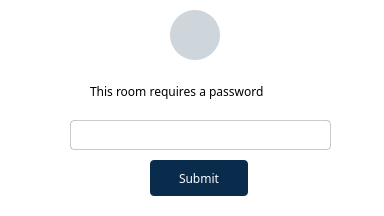
<?xml version="1.0" encoding="UTF-8"?>
<ui version="4.0">
 <class>PasswordDialog</class>
 <widget class="QDialog" name="PasswordDialog">
  <property name="geometry">
   <rect>
    <x>0</x>
    <y>0</y>
    <width>384</width>
    <height>216</height>
   </rect>
  </property>
  <property name="windowTitle">
   <string>Dialog</string>
  </property>
  <property name="styleSheet">
   <string notr="true">background-color: #fff;</string>
  </property>
  <widget class="QWidget" name="lockIcon" native="true">
   <property name="geometry">
    <rect>
     <x>170</x>
     <y>10</y>
     <width>50</width>
     <height>50</height>
    </rect>
   </property>
   <property name="styleSheet">
    <string notr="true">background-color: rgba(9, 44, 76, 0.2);
border-radius: 25px;</string>
   </property>
   <widget class="QLabel" name="label">
    <property name="geometry">
     <rect>
      <x>10</x>
      <y>10</y>
      <width>30</width>
      <height>30</height>
     </rect>
    </property>
    <property name="styleSheet">
     <string notr="true">background-color: none;</string>
    </property>
    <property name="text">
     <string/>
    </property>
    <property name="pixmap">
     <pixmap resource="resource.qrc">:/img/img/lock.svg</pixmap>
    </property>
    <property name="scaledContents">
     <bool>true</bool>
    </property>
   </widget>
  </widget>
  <widget class="QLabel" name="label_2">
   <property name="geometry">
    <rect>
     <x>90</x>
     <y>80</y>
     <width>221</width>
     <height>22</height>
    </rect>
   </property>
   <property name="font">
    <font>
     <family>Source Sans 3</family>
    </font>
   </property>
   <property name="styleSheet">
    <string notr="true">color: #000;</string>
   </property>
   <property name="text">
    <string>This room requires a password</string>
   </property>
  </widget>
  <widget class="QLineEdit" name="passwordLineEdit">
   <property name="geometry">
    <rect>
     <x>70</x>
     <y>120</y>
     <width>261</width>
     <height>30</height>
    </rect>
   </property>
   <property name="styleSheet">
    <string notr="true">border: 1px solid rgba(0,0,0,0.2);
border-radius: 4px;
padding-left: 10px;
</string>
   </property>
   <property name="inputMask">
    <string notr="true"/>
   </property>
   <property name="text">
    <string/>
   </property>
   <property name="echoMode">
    <enum>QLineEdit::Password</enum>
   </property>
   <property name="placeholderText">
    <string/>
   </property>
  </widget>
  <widget class="QPushButton" name="submitPushButton">
   <property name="geometry">
    <rect>
     <x>150</x>
     <y>160</y>
     <width>98</width>
     <height>36</height>
    </rect>
   </property>
   <property name="font">
    <font>
     <family>Source Sans 3 SemiBold</family>
    </font>
   </property>
   <property name="cursor">
    <cursorShape>PointingHandCursor</cursorShape>
   </property>
   <property name="styleSheet">
    <string notr="true">#submitPushButton {
	background-color: rgb(9, 44, 76);
	border: none;
	color: #fff;
	border-radius: 4px;
}

#submitPushButton:hover {
	background-color: rgba(9, 44, 76, 0.9);
}</string>
   </property>
   <property name="text">
    <string>Submit</string>
   </property>
  </widget>
 </widget>
 <resources>
  <include location="resource.qrc"/>
 </resources>
 <connections/>
</ui>
